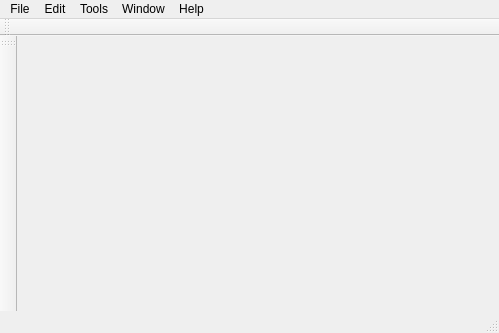
<?xml version="1.0" encoding="UTF-8"?>
<ui version="4.0">
 <class>MainWindow</class>
 <widget class="QMainWindow" name="MainWindow">
  <property name="geometry">
   <rect>
    <x>0</x>
    <y>0</y>
    <width>499</width>
    <height>333</height>
   </rect>
  </property>
  <property name="sizePolicy">
   <sizepolicy hsizetype="Preferred" vsizetype="Preferred">
    <horstretch>0</horstretch>
    <verstretch>0</verstretch>
   </sizepolicy>
  </property>
  <property name="windowTitle">
   <string notr="true">Maelstrom</string>
  </property>
  <property name="documentMode">
   <bool>true</bool>
  </property>
  <property name="tabShape">
   <enum>QTabWidget::Rounded</enum>
  </property>
  <widget class="QWidget" name="centralWidget">
   <layout class="QGridLayout" name="gridLayout"/>
  </widget>
  <widget class="QMenuBar" name="menuBar">
   <property name="geometry">
    <rect>
     <x>0</x>
     <y>0</y>
     <width>499</width>
     <height>21</height>
    </rect>
   </property>
   <widget class="QMenu" name="menuFile">
    <property name="title">
     <string>File</string>
    </property>
    <addaction name="actionExit"/>
   </widget>
   <widget class="QMenu" name="menuEdit">
    <property name="title">
     <string>Edit</string>
    </property>
   </widget>
   <widget class="QMenu" name="menuTools">
    <property name="title">
     <string>Tools</string>
    </property>
   </widget>
   <widget class="QMenu" name="menuWindow">
    <property name="title">
     <string>Window</string>
    </property>
   </widget>
   <widget class="QMenu" name="menuHelp">
    <property name="title">
     <string>Help</string>
    </property>
   </widget>
   <addaction name="menuFile"/>
   <addaction name="menuEdit"/>
   <addaction name="menuTools"/>
   <addaction name="menuWindow"/>
   <addaction name="menuHelp"/>
  </widget>
  <widget class="QToolBar" name="mainToolBar">
   <attribute name="toolBarArea">
    <enum>TopToolBarArea</enum>
   </attribute>
   <attribute name="toolBarBreak">
    <bool>false</bool>
   </attribute>
  </widget>
  <widget class="QStatusBar" name="statusBar"/>
  <widget class="QToolBar" name="toolBar">
   <property name="windowTitle">
    <string>toolBar</string>
   </property>
   <attribute name="toolBarArea">
    <enum>LeftToolBarArea</enum>
   </attribute>
   <attribute name="toolBarBreak">
    <bool>false</bool>
   </attribute>
  </widget>
  <action name="actionExit">
   <property name="text">
    <string>Exit</string>
   </property>
  </action>
 </widget>
 <layoutdefault spacing="6" margin="11"/>
 <resources/>
 <connections>
  <connection>
   <sender>actionExit</sender>
   <signal>triggered()</signal>
   <receiver>MainWindow</receiver>
   <slot>close()</slot>
   <hints>
    <hint type="sourcelabel">
     <x>-1</x>
     <y>-1</y>
    </hint>
    <hint type="destinationlabel">
     <x>249</x>
     <y>166</y>
    </hint>
   </hints>
  </connection>
 </connections>
</ui>
